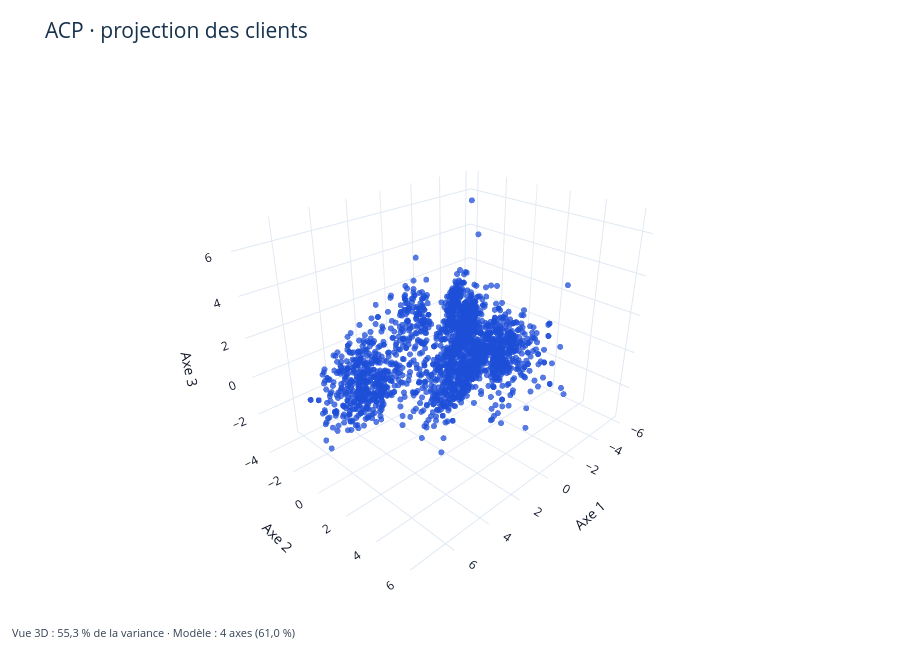

Notebook code for this chart:
### Code cell
# Projection avant la construction des groupes.
x, y, z = PCA_ds["axe1"], PCA_ds["axe2"], PCA_ds["axe3"]
fig = plt.figure(figsize=(10, 7.5))
ax = fig.add_subplot(111, projection="3d")
ax.scatter(x, y, z, c=pal[0], s=12, alpha=0.6, edgecolors="none")
ax.set(xlabel="Axe 1", ylabel="Axe 2", zlabel="Axe 3", title="ACP · projection des clients sur trois axes")
ax.view_init(elev=22, azim=40)
note_figure(fig, note_variance() + ".")
afficher_3d(graphique_3d(PCA_ds, "ACP · projection des clients"), fig, "projection_acp_3d.html")

### Figure 1 — Plotly figure (JSON) as saved in the notebook; plotly's stock layout.template omitted (floating-point values rounded to 4 significant figures; data arrays with more than 128 entries replaced by an {"elided": "..."} marker saying what was removed)
{"data": [{"customdata": {"elided": "2212x3 float values"}, "hovertemplate": "Axe 1 : %{x:.2f}<br>Axe 2 : %{y:.2f}<br>Axe 3 : %{z:.2f}<br>Revenu : %{customdata[0]:,.0f}<br>Dépenses : %{customdata[1]:,.0f}<br>Âge en 2014 : %{customdata[2]:.0f}<extra>%{fullData.name}</extra>", "marker": {"color": "#1D4ED8", "opacity": 0.75, "size": 3.5}, "mode": "markers", "name": "Clients", "type": "scatter3d", "x": {"elided": "2212 float values"}, "y": {"elided": "2212 float values"}, "z": {"elided": "2212 float values"}}], "layout": {"annotations": [{"font": {"color": "#334155", "size": 11}, "showarrow": false, "text": "Vue 3D : 55,3 % de la variance · Modèle : 4 axes (61,0 %)", "x": 0, "xref": "paper", "y": -0.09, "yref": "paper"}], "font": {"color": "#111827", "size": 12}, "height": 670, "legend": {"font": {"size": 11}, "orientation": "v", "x": 1.02, "xanchor": "left", "y": 0.95}, "margin": {"b": 75, "l": 10, "r": 10, "t": 75}, "paper_bgcolor": "white", "scene": {"aspectmode": "data", "bgcolor": "white", "camera": {"eye": {"x": 1.5, "y": 1.5, "z": 1.1}}, "dragmode": "orbit", "xaxis": {"title": {"text": "Axe 1"}}, "yaxis": {"title": {"text": "Axe 2"}}, "zaxis": {"title": {"text": "Axe 3"}}}, "separators": ", ", "showlegend": false, "title": {"font": {"color": "#17324D", "size": 21}, "text": "ACP · projection des clients"}}}
